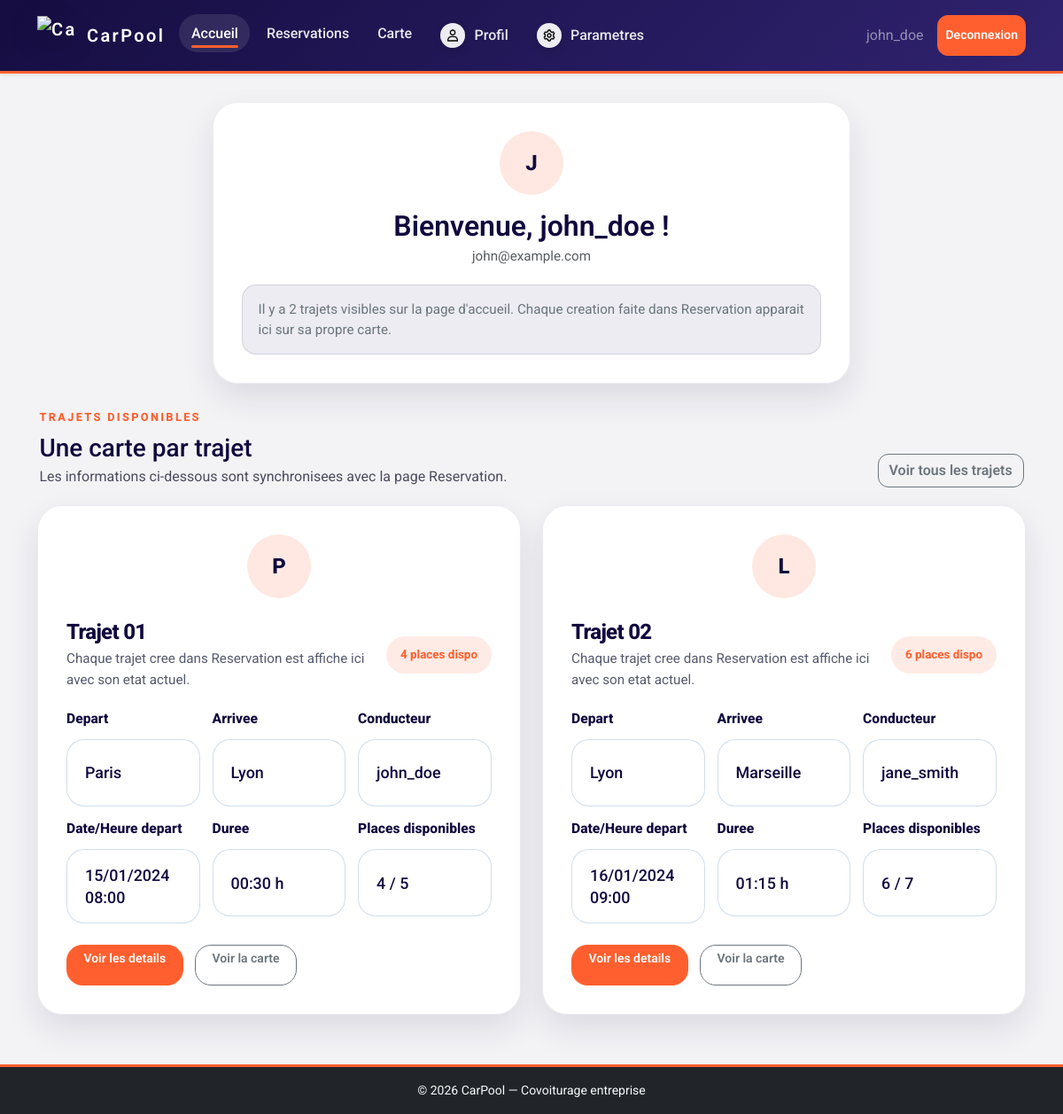
Page /index.php?page=home (signed in) on the committed database.
### tables this page shows
CREATE TABLE journeys (
                          journeys_id INT PRIMARY KEY AUTO_INCREMENT,
                          travel_time TIME NOT NULL,
                          start VARCHAR(255) NOT NULL,
                          final VARCHAR(255) NOT NULL,
                          start_of_hours DATETIME NOT NULL,
                          end_of_hours DATETIME NOT NULL
);

CREATE TABLE conductors (
                            conductors_id INT PRIMARY KEY AUTO_INCREMENT,
                            place_available INT NOT NULL CHECK (place_available >= 0),
                            users_id INT NOT NULL UNIQUE,
                            CONSTRAINT fk_conductors_users FOREIGN KEY (users_id)
                                REFERENCES users(users_id) ON DELETE CASCADE
);

CREATE TABLE users (
                       users_id INT PRIMARY KEY AUTO_INCREMENT,
                       user_name VARCHAR(100) NOT NULL,
                       user_password VARCHAR(255) NOT NULL,
                       user_email VARCHAR(150) NOT NULL UNIQUE
);

### public/home.php (the view)
<?php
$name = htmlspecialchars($_SESSION['user_name']);
$email = htmlspecialchars($_SESSION['user_email']);
$initiale = mb_strtoupper(mb_substr($name, 0, 1));
$pdo = getDB();
$journeys = $pdo->query('
    SELECT j.journeys_id, j.start, j.final, j.travel_time, j.start_of_hours, j.end_of_hours,
           conductor_user.user_name AS conductor_name, c.place_available
    FROM journeys j
    JOIN CONDUIRE cd ON j.journeys_id = cd.journeys_id
    JOIN conductors c ON cd.conductors_id = c.conductors_id
    JOIN users conductor_user ON c.users_id = conductor_user.users_id
    ORDER BY j.start_of_hours ASC
')->fetchAll(PDO::FETCH_ASSOC);
$reservationCounts = [];
if ($journeys) {
    $ids = array_column($journeys, 'journeys_id');
    $placeholders = implode(',', array_fill(0, count($ids), '?'));
    $countStmt = $pdo->prepare("SELECT journeys_id, COUNT(*) AS cnt FROM ASSO4 WHERE journeys_id IN ($placeholders) GROUP BY journeys_id");
    $countStmt->execute($ids);
    foreach ($countStmt->fetchAll(PDO::FETCH_ASSOC) as $row) {
        $reservationCounts[(int) $row['journeys_id']] = (int) $row['cnt'];
    }
}
$journeyTotal = count($journeys);
?>
<main class="container home-shell">
    <section class="home-hero">
        <div class="welcome-card home-main-welcome text-center">
            <div class="welcome-avatar">
                <?= $initiale ?>
            </div>
            <h2 class="fw-semibold mb-1">Bienvenue, <?= $name ?> !</h2>
            <p class="text-muted small mb-3"><?= $email ?></p>
            <div class="welcome-panel mb-0">
                <p class="small text-secondary mb-0">
                    Il y a <?= $journeyTotal ?> trajet<?= $journeyTotal > 1 ? 's' : '' ?> visible<?= $journeyTotal > 1 ? 's' : '' ?> sur la page d'accueil.
                    Chaque creation faite dans Reservation apparait ici sur sa propre carte.
                </p>
            </div>
        </div>
    </section>
    <section class="home-journeys">
        <div class="home-section-head">
            <div>
                <p class="map-eyebrow mb-2">Trajets disponibles</p>
                <h3 class="mb-1">Une carte par trajet</h3>
                <p class="reservation-subtitle mb-0">Les informations ci-dessous sont synchronisees avec la page Reservation.</p>
            </div>
            <a class="btn btn-outline-secondary" href="index.php?page=Reservation">Voir tous les trajets</a>
        </div>
        <?php if (empty($journeys)): ?>
            <div class="alert alert-info">Aucun trajet disponible pour le moment.</div>
        <?php else: ?>
            <div class="journey-card-grid">
                <?php foreach ($journeys as $index => $journey):
                    $reserved = $reservationCounts[(int) $journey['journeys_id']] ?? 0;
                    $remaining = max(0, (int) $journey['place_available']);
                    $totalPlaces = $remaining + $reserved;
                    $cardNumber = str_pad((string) ($index + 1), 2, '0', STR_PAD_LEFT);
                    $journeyInitial = mb_strtoupper(mb_substr($journey['start'], 0, 1));
                    ?>
                    <article class="welcome-card journey-welcome-card">
                        <div class="welcome-avatar journey-avatar">
                            <?= htmlspecialchars($journeyInitial) ?>
                        </div>
                        <div class="journey-summary-top">
                            <div>
                                <h4 class="journey-card-title mb-1">Trajet <?= $cardNumber ?></h4>
                                <p class="journey-card-subtitle mb-0">Chaque trajet cree dans Reservation est affiche ici avec son etat actuel.</p>
                            </div>
                            <span class="journey-availability <?= $remaining > 0 ? 'is-open' : 'is-full' ?>">
                                <?= $remaining > 0 ? $remaining . ' places dispo' : 'Complet' ?>
                            </span>
                        </div>
                        <div class="journey-form-grid">
                            <div class="journey-field">
                                <label>Depart</label>
                                <div class="journey-field-box"><?= htmlspecialchars($journey['start']) ?></div>
                            </div>
                            <div class="journey-field">
                                <label>Arrivee</label>
                                <div class="journey-field-box"><?= htmlspecialchars($journey['final']) ?></div>
                            </div>
                            <div class="journey-field">
                                <label>Conducteur</label>
                                <div class="journey-field-box"><?= htmlspecialchars($journey['conductor_name']) ?></div>
                            </div>
                            <div class="journey-field">
                                <label>Date/Heure depart</label>
                                <div class="journey-field-box"><?= date('d/m/Y H:i', strtotime($journey['start_of_hours'])) ?></div>
                            </div>
                            <div class="journey-field">
                                <label>Duree</label>
                                <div class="journey-field-box"><?= htmlspecialchars(substr((string) $journey['travel_time'], 0, 5)) ?> h</div>
                            </div>
                            <div class="journey-field">
                                <label>Places disponibles</label>
                                <div class="journey-field-box"><?= $remaining ?> / <?= $totalPlaces ?></div>
                            </div>
                        </div>
                        <div class="journey-summary-actions">
                            <a class="btn btn-primary btn-sm" href="index.php?page=Reservation">Voir les details</a>
                            <a class="btn btn-outline-secondary btn-sm journey-map-link" href="index.php?page=Map">Voir la carte</a>
                        </div>
                    </article>
                <?php endforeach; ?>
            </div>
        <?php endif; ?>
    </section>
</main>

### rows in the picture
journeys: start "P", cardNumber "01", conductors.place_available "4", start "Paris", final "Lyon", users.user_name "john_doe", start_of_hours "15/01/2024 08:00", travel_time "00:30", journeys_id.place_available "5"
journeys: start "L", cardNumber "02", conductors.place_available "6", start "Lyon", final "Marseille", users.user_name "jane_smith", start_of_hours "16/01/2024 09:00", travel_time "01:15", journeys_id.place_available "7"

### other values in the picture
$userName "john_doe"
$initiale "J"
$name "john_doe"
$email "john@example.com"
$journeyTotal "2"
